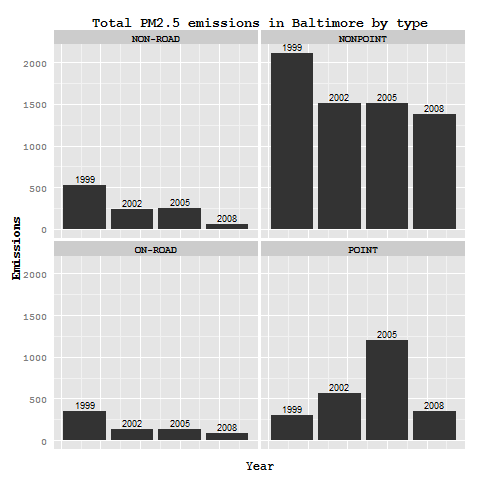

Source code (R):
## NOTE: Set your working directory where you have the rds files and
## the "processData.R"

source("processData.R")

# Of the four types of sources indicated by the type (point, nonpoint, 
# onroad, nonroad) variable, which of these four sources have seen 
# decreases in emissions from 1999–2008 for Baltimore City? Which have 
# seen increases in emissions from 1999–2008? Use the ggplot2 plotting 
# system to make a plot answer this question.

png(filename = "plot3.png", width = 480, height = 480)
ggplot(BaltimoreByType, aes(x=year, y=Emissions)) + 
    geom_bar(stat = "identity", position = "dodge") + 
    facet_wrap( ~ type) +
    theme(axis.text.x = element_text(angle = 90, hjust = 1), 
          text = element_text(family="mono", face="bold")) +
    theme(axis.ticks = element_blank(), axis.text.x = element_blank()) +
    geom_text(aes(label = year, vjust = -0.4), size = 3) +
    labs(title = "Total PM2.5 emissions in Baltimore by type",
         x = "Year", 
         y = "Emissions")
dev.off()
